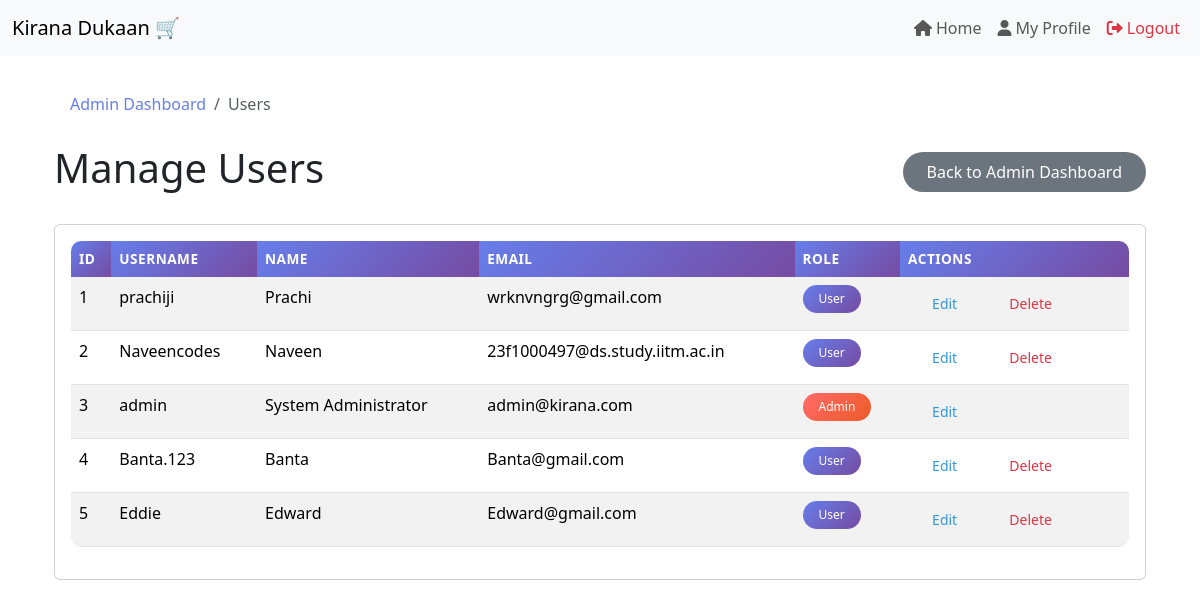
The app's page /admin/users (signed in) with its own data.
### models.py (models this page shows, shortened)
class User(db.Model):
    id = db.Column(db.Integer, primary_key=True)
    username = db.Column(db.String(32), unique=True)
    passhash = db.Column(db.String(256), nullable=False)
    name = db.Column(db.String(64), nullable=True)
    email = db.Column(db.String(120), unique=True, nullable=True)
    is_admin = db.Column(db.Boolean, nullable=False, default=False)
    transactions = db.relationship('Transaction', backref='user', lazy=True)

### routes.py (the view)
@main.route('/admin/users')
@admin_required
def admin_users():
    users = User.query.all()
    return render_template('user/admin_users.html', users=users)

### routes.py (called while the page is built)
def admin_required(f):
    @wraps(f)
    def decorated_function(*args, **kwargs):
        if 'user_id' not in session:
            flash('Please log in to access this page.', 'warning')
            return redirect(url_for('main.login'))
        user = User.query.get(session['user_id'])
        if not user.is_admin:
            flash('Access denied. Admin privileges required.', 'danger')
            return redirect(url_for('main.index'))
        return f(*args, **kwargs)
    return decorated_function

### templates/user/admin_users.html (shortened to what this page needs)
{% extends 'layout.html' %}
{% block content %}
<div class="container mt-4">
    <nav aria-label="breadcrumb">
        <ol class="breadcrumb">
            <li class="breadcrumb-item"><a href="{{ url_for('main.admin') }}">Admin Dashboard</a></li>
            <li class="breadcrumb-item active" aria-current="page">Users</li>
        </ol>
    </nav>
    <div class="d-flex justify-content-between align-items-center mb-4">
        <h1>Manage Users</h1>
        <a href="{{ url_for('main.admin') }}" class="btn btn-secondary">Back to Admin Dashboard</a>
    </div>
    <div class="card">
        <div class="card-body">
            <div class="table-responsive">
                <table class="table table-striped">
                    <thead>
                        <tr>
                            <th>ID</th>
                            <th>Username</th>
                            <th>Name</th>
                            <th>Email</th>
                            <th>Role</th>
                            <th>Actions</th>
                        </tr>
                    </thead>
                    <tbody>
                        {% if users %}
                            {% for user in users %}
                            <tr>
                                <td>{{ user.id }}</td>
                                <td>{{ user.username }}</td>
                                <td>{{ user.name or 'N/A' }}</td>
                                <td>{{ user.email or 'N/A' }}</td>
                                <td>
                                    {% if user.is_admin %}
                                        <span class="badge bg-danger">Admin</span>
                                    {% else %}
                                        <span class="badge bg-primary">User</span>
                                    {% endif %}
                                </td>
                                <td>
                                    <button class="btn btn-sm btn-outline-primary">Edit</button>
                                    {% if not user.is_admin %}
                                        <form method="post" action="{{ url_for('main.admin_delete_user', user_id=user.id) }}" class="d-inline" onsubmit="return confirm('Are you sure you want to delete this user?')">
                                            <button type="submit" class="btn btn-sm btn-outline-danger">Delete</button>
                                        </form>
                                    {% endif %}
                                </td>
                            </tr>
                            {% endfor %}
                        {% else %}
                            <tr>
                                <td colspan="6" class="text-center">No users found</td>
                            </tr>
                        {% endif %}
                    </tbody>
                </table>
            </div>
        </div>
    </div>
</div>
{% endblock %}

### static/css/custom.css (style rules this page uses)
.btn-outline-primary { border-color: #3498db; color: #3498db; border-radius: 8px; font-weight: 500; transition: all 0.3s ease; }
.btn { border-radius: 25px; font-weight: 500; padding: 0.5rem 1.5rem; transition: all 0.3s ease; border: none; }
.table { border-radius: 10px; overflow: hidden; }
.table thead th { background: linear-gradient(135deg, #667eea 0%, #764ba2 100%); color: white; border: none; font-weight: 600; text-transform: uppercase; font-size: 0.85rem; letter-spacing: 0.5px; }
.table tbody tr { transition: background-color 0.3s ease; }
.badge { border-radius: 20px; font-weight: 500; padding: 0.5rem 1rem; }
.breadcrumb { background: rgba(255, 255, 255, 0.8); border-radius: 10px; padding: 0.75rem 1rem; backdrop-filter: blur(10px); }
.breadcrumb-item a { color: #667eea; text-decoration: none; transition: color 0.3s ease; }
.bg-primary { background: linear-gradient(135deg, #667eea 0%, #764ba2 100%) !important; }
.bg-danger { background: linear-gradient(135deg, #ff6b6b 0%, #ee5a24 100%) !important; }

### records on screen
User: id "1", username "prachiji", name "Prachi", email "wrknvngrg@gmail.com", is_admin "User"
User: id "2", username "Naveencodes", name "Naveen", email "23f1000497@ds.study.iitm.ac.in", is_admin "User"
User: id "3", username "admin", name "System Administrator", email "admin@kirana.com", is_admin "Admin"
User: id "4", username "Banta.123", name "Banta", email "Banta@gmail.com", is_admin "User"
User: id "5", username "Eddie", name "Edward", email "Edward@gmail.com", is_admin "User"
